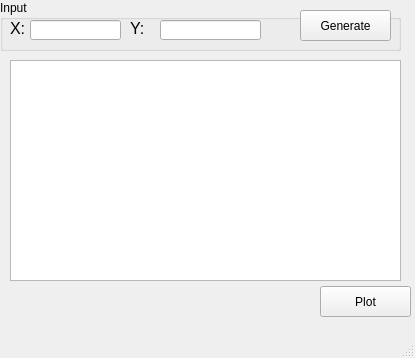
<?xml version="1.0" encoding="UTF-8"?>
<ui version="4.0">
 <class>MainWindow</class>
 <widget class="QMainWindow" name="MainWindow">
  <property name="geometry">
   <rect>
    <x>0</x>
    <y>0</y>
    <width>415</width>
    <height>358</height>
   </rect>
  </property>
  <property name="sizePolicy">
   <sizepolicy hsizetype="Fixed" vsizetype="Fixed">
    <horstretch>0</horstretch>
    <verstretch>0</verstretch>
   </sizepolicy>
  </property>
  <property name="minimumSize">
   <size>
    <width>415</width>
    <height>358</height>
   </size>
  </property>
  <property name="maximumSize">
   <size>
    <width>415</width>
    <height>358</height>
   </size>
  </property>
  <property name="windowTitle">
   <string>Plot</string>
  </property>
  <widget class="QWidget" name="centralwidget">
   <widget class="QGroupBox" name="groupBox">
    <property name="geometry">
     <rect>
      <x>0</x>
      <y>0</y>
      <width>401</width>
      <height>51</height>
     </rect>
    </property>
    <property name="title">
     <string>Input</string>
    </property>
    <widget class="QLineEdit" name="start">
     <property name="geometry">
      <rect>
       <x>30</x>
       <y>20</y>
       <width>91</width>
       <height>20</height>
      </rect>
     </property>
     <property name="text">
      <string/>
     </property>
    </widget>
    <widget class="QLineEdit" name="end">
     <property name="geometry">
      <rect>
       <x>160</x>
       <y>20</y>
       <width>101</width>
       <height>20</height>
      </rect>
     </property>
     <property name="text">
      <string/>
     </property>
    </widget>
    <widget class="QLabel" name="label">
     <property name="geometry">
      <rect>
       <x>-30</x>
       <y>40</y>
       <width>851</width>
       <height>231</height>
      </rect>
     </property>
     <property name="text">
      <string/>
     </property>
     <property name="pixmap">
      <pixmap>../NewSeek/newseek4.jpg</pixmap>
     </property>
    </widget>
    <widget class="QPushButton" name="Generate">
     <property name="geometry">
      <rect>
       <x>300</x>
       <y>10</y>
       <width>91</width>
       <height>31</height>
      </rect>
     </property>
     <property name="text">
      <string>Generate</string>
     </property>
    </widget>
    <widget class="QLabel" name="label_2">
     <property name="geometry">
      <rect>
       <x>10</x>
       <y>20</y>
       <width>35</width>
       <height>16</height>
      </rect>
     </property>
     <property name="font">
      <font>
       <pointsize>12</pointsize>
      </font>
     </property>
     <property name="text">
      <string>X:</string>
     </property>
    </widget>
    <widget class="QLabel" name="label_3">
     <property name="geometry">
      <rect>
       <x>130</x>
       <y>20</y>
       <width>35</width>
       <height>16</height>
      </rect>
     </property>
     <property name="font">
      <font>
       <pointsize>12</pointsize>
      </font>
     </property>
     <property name="text">
      <string>Y:</string>
     </property>
    </widget>
   </widget>
   <widget class="QListWidget" name="listWidget">
    <property name="geometry">
     <rect>
      <x>10</x>
      <y>60</y>
      <width>391</width>
      <height>221</height>
     </rect>
    </property>
   </widget>
   <widget class="QPushButton" name="Plot">
    <property name="geometry">
     <rect>
      <x>320</x>
      <y>286</y>
      <width>91</width>
      <height>31</height>
     </rect>
    </property>
    <property name="text">
     <string>Plot</string>
    </property>
   </widget>
  </widget>
  <widget class="QMenuBar" name="menubar">
   <property name="geometry">
    <rect>
     <x>0</x>
     <y>0</y>
     <width>415</width>
     <height>18</height>
    </rect>
   </property>
  </widget>
  <widget class="QStatusBar" name="statusbar"/>
 </widget>
 <resources/>
 <connections/>
</ui>
